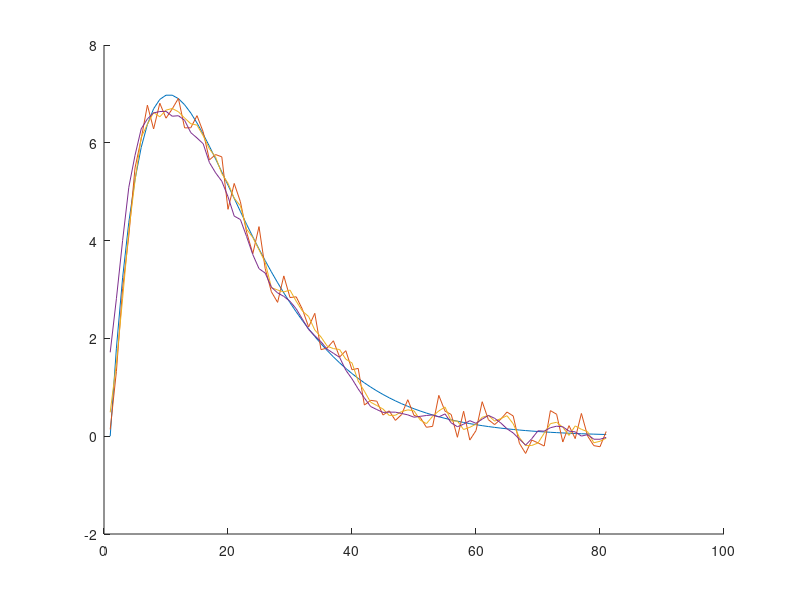

Write the MATLAB code that produced this figure. (Note: this script raises an error after producing the figure.)
%% Inicialização do ambiente
clear ; close all; clc

% Definimos uma seed estatica para o gerador de números aleatórios de forma
% a podermos repetir os experimentos com resultados determinísticos
rng(42);

%% Exercício 8
N_len = 81;
N = 0:(N_len-1);

s = 2 * N .* (0.9.^N);
r = rand(1,N_len) - 0.5;
x = s + r;

xc = [0 x 0];
xe = [x 0 0];
xd = [0 0 x];

figure
hold on
plot(s)
plot(x)

xnovo = (xc + xe + xd) / 3;
y3 = xnovo(2:N_len+1);
plot(y3)

xc =  [0 0 x 0 0];
xe =  [x 0 0 0 0];
xd =  [0 0 0 0 x];
xee = [0 x 0 0 0];
xdd = [0 0 0 x 0];
xnovo = (xc + xe + xd + xee + xdd) / 5;
y5 = xnovo(4:N_len+3);
plot(y5)

hold off

fprintf("erro de x aproximado a s: %f\n",  DiogoEliseuHugo_TP2_6(x, s));
fprintf("erro de y3 aproximado a s: %f\n", DiogoEliseuHugo_TP2_6(y3, s));
fprintf("erro de y5 aproximado a s: %f\n", DiogoEliseuHugo_TP2_6(y5, s));
